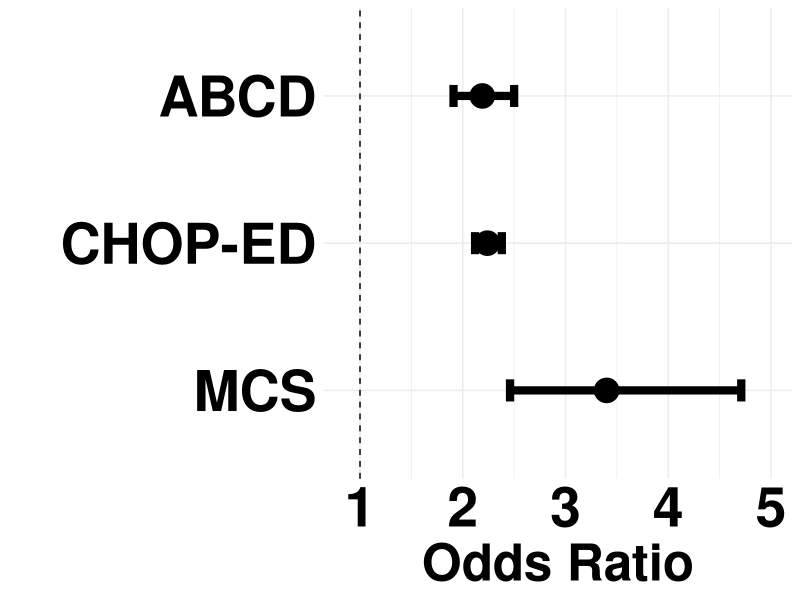
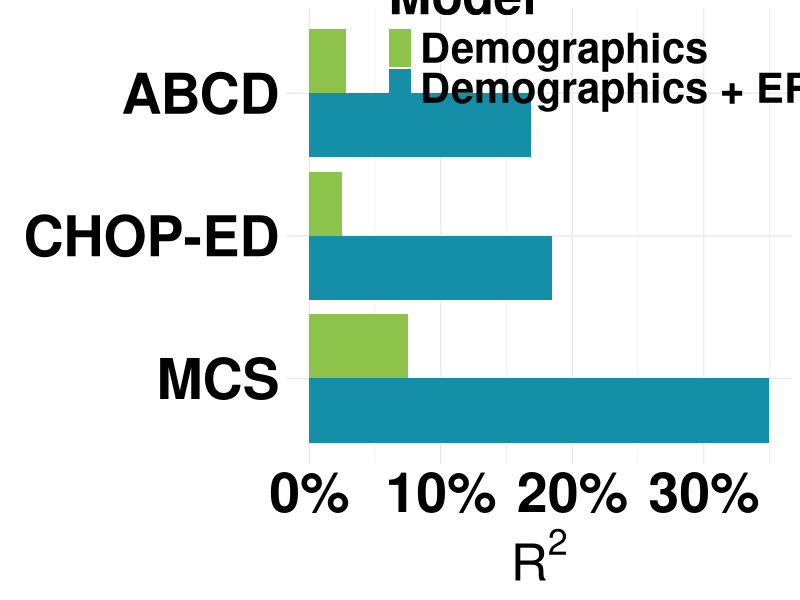
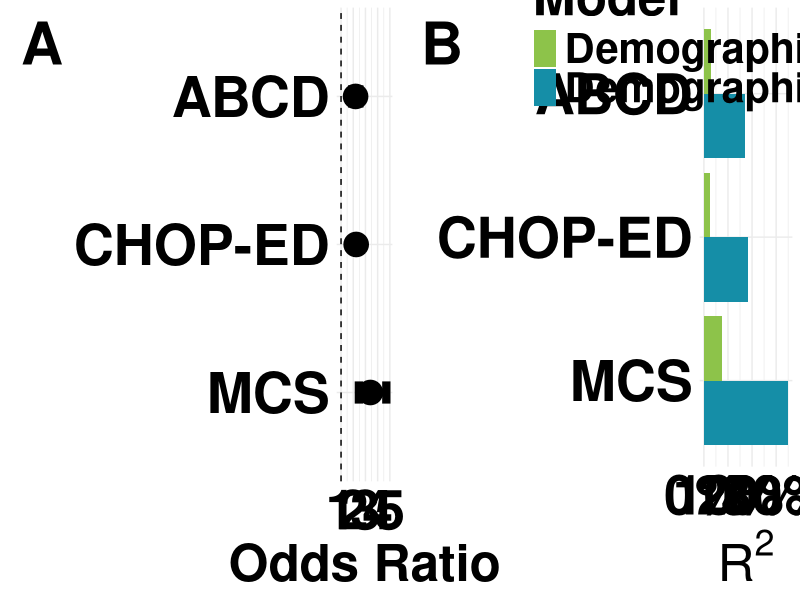
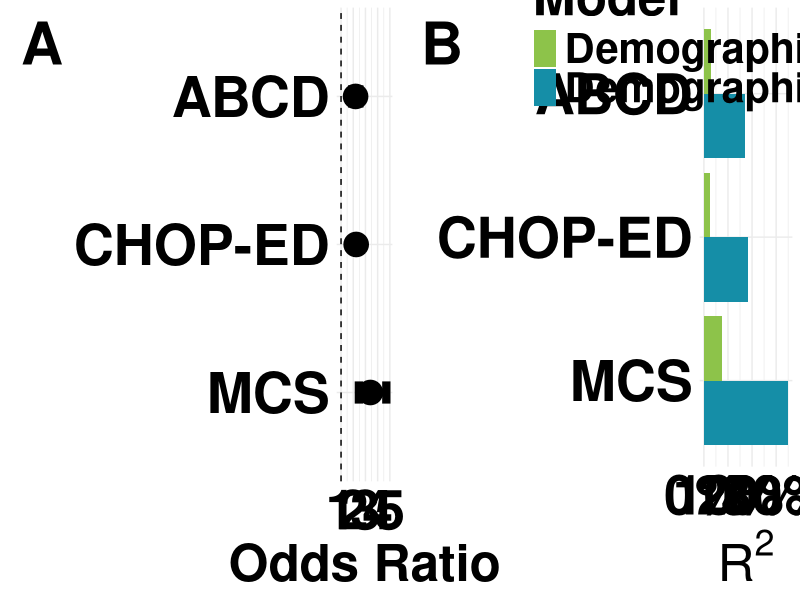

These figures' R source, in order:
library(ggplot2)


#clolors = c("#459DD6", "#844D88","#158EA7", "#8DC34A", "#F0CA42")

FONT_SIZE =  40


or_plot  = data.frame(Dataset = c("ABCD", "CHOP-ED", "MCS"),
                      or = c(2.19, 2.24, 3.4),
                      lowerci = c(1.91,2.12,2.46),
                      upperci = c(2.5,2.38,4.71)
                      )

or_plot$Dataset = factor( or_plot$Dataset , levels = c("MCS", "CHOP-ED", "ABCD"))

pa = ggplot(or_plot, aes(y=Dataset, x=or, xmin=lowerci, xmax=upperci))+ #, shape = tester
  #Add data points and color them black
  geom_point(color = 'black', size = 8)+
  #Add 'special' points for the summary estimates, by making them diamond shaped
  # geom_point(data=subset(dat, tester=='Summary'), color='black', shape=18, size=4)+
  #add the CI error bars
  geom_errorbarh(height=.15, linewidth = 2.8)+
  #Specify the limits of the x-axis and relabel it to something more meaningful
  scale_x_continuous( name='Odds Ratio', limits=c(.85,5))+
  #Give y-axis a meaningful label
  ylab('')+
  #Add a vertical dashed line indicating an effect size of zero, for reference
  geom_vline(xintercept=1, color='black', linetype='dashed')+
  theme_minimal() + 
  theme(
    text = element_text(size = 37, face="bold"), 
    axis.text =  element_text(color='black', size = FONT_SIZE))
pa



data_plot = data.frame( Dataset = c("ABCD", "ABCD", "CHOP-ED", "CHOP-ED", "MCS", "MCS"),
                        Model = rep(c("Demographics", "Demographics + ERS"),3),
                        R2 = c(2.8, 16.9, 2.5, 18.5, 7.5, 35))


data_plot$Model = factor(data_plot$Model, levels = c( "Demographics + ERS", "Demographics"))
data_plot$Dataset = factor( data_plot$Dataset , levels = c( "MCS", "CHOP-ED", "ABCD"))

pb = ggplot(data=data_plot, aes( x=R2, y=Dataset, fill=Model)) +
  geom_col( position=position_dodge()) +
  scale_fill_discrete(breaks=c("Demographics", "Demographics + ERS")) + 
  scale_x_continuous(labels = scales::label_percent(scale = 1)) + 
  theme_minimal() +
  ylab(element_blank())+
  xlab(expression(R^"2"))+
  theme(
    legend.position = c(.65, .93),
    text = element_text(size = 37, face="bold"),
    axis.text =  element_text(color='black', size = FONT_SIZE),
    legend.text = element_text(size = FONT_SIZE-10))+
  scale_fill_manual(
    breaks = c("Demographics", "Demographics + ERS"),
    values = c( "#8DC34A","#158EA7")
  )

pb

library(ggpubr)
p = ggarrange(pa,pb, labels = "AUTO" , font.label = list(size = FONT_SIZE +2))
p

ggsave(filename = "plots/last_figure_3.tiff", width = 24.5, height = 10.5, device='tiff', dpi=700)

